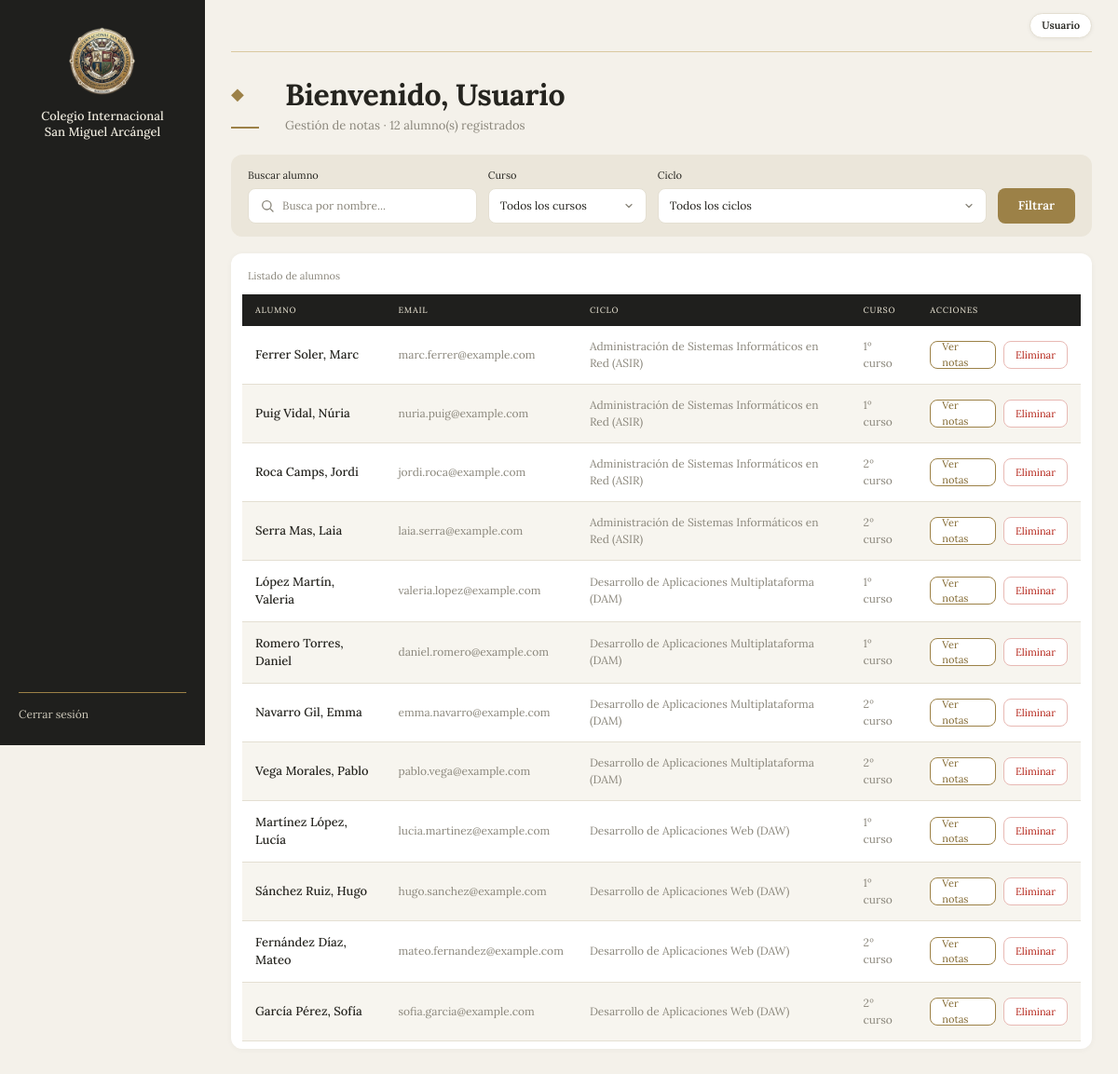
/bienvenida.php (signed in), run on the app's committed database.
### tables this page shows
CREATE TABLE alumnos (
    id        INT AUTO_INCREMENT PRIMARY KEY,
    nombre    VARCHAR(50)  NOT NULL,
    apellidos VARCHAR(100) NOT NULL,
    email     VARCHAR(100) NOT NULL UNIQUE,
    curso_id  INT NOT NULL,
    INDEX idx_apellidos (apellidos),
    FOREIGN KEY (curso_id) REFERENCES cursos(id)
);

### filtros/consultar_alumnos.php (called while the page is built, shortened)
<?php
$nombre = isset($_GET['nombre']) && is_string($_GET['nombre']) ? trim($_GET['nombre']) : '';
$condiciones = [];
$parametros = [];
$sql = 'SELECT id, nombre, apellidos, email, ciclo, curso FROM vista_alumnos'
    . ($condiciones ? ' WHERE ' . implode(' AND ', $condiciones) : '')
    . ' ORDER BY ciclo, curso, apellidos, nombre';
$stmt = $conn->prepare($sql);
$stmt->execute($parametros);
$alumnos = $stmt->fetchAll(PDO::FETCH_ASSOC);

### bienvenida.php (the view, shortened to what this page needs)
<?php
include 'conexion/conexion.php';
$userName = $_SESSION['user_name'];
include 'filtros/consultar_alumnos.php';
function e(?string $valor): string
{
    return htmlspecialchars($valor ?? '', ENT_QUOTES, 'UTF-8');
}
?>
<!DOCTYPE html>
<html lang="es">
<head>
    <link rel="stylesheet" href="css/style.css">
</head>
<body>
    <div class="app">
        <aside class="sidebar">
            <div class="sidebar__brand">
                <img class="sidebar__logo" src="img/logo_gestion_nota.png" alt="Logo del Colegio Internacional San Miguel Arcángel">
                <p class="sidebar__name">Colegio Internacional<br>San Miguel Arcángel</p>
            </div>
            <a class="sidebar__logout" href="logout.php">Cerrar sesión</a>
        </aside>
        <div class="main">
            <header class="topbar">
                <span class="user-pill"><?= e($userName) ?></span>
            </header>
            <div class="page-header">
                <div class="page-icon">&#9670;</div>
                <div>
                    <h1 class="page-title">Bienvenido, <?= e($userName) ?></h1>
                    <p class="page-subtitle">Gestión de notas · <?= count($alumnos) ?> alumno(s) registrados</p>
                </div>
            </div>
            <form class="filters" id="filtros-alumnos" method="get">
                <div class="filters__field filters__field--grow search" id="filtro-nombre">
                    <label class="filters__label" for="nombre">Buscar alumno</label>
                    <input class="input" type="search" id="nombre" name="nombre" placeholder="Busca por nombre..." value="<?= e($nombre) ?>">
                </div>
                <div class="filters__field" id="filtro-curso">
                    <label class="filters__label" for="curso">Curso</label>
                    <select class="select" id="curso" name="curso">
                        <option value="">Todos los cursos</option>
                    </select>
                </div>
                <div class="filters__field" id="filtro-ciclo">
                    <label class="filters__label" for="ciclo">Ciclo</label>
                    <select class="select" id="ciclo" name="ciclo">
                        <option value="">Todos los ciclos</option>
                    </select>
                </div>
                <button class="btn-primary" id="btn-filtrar" type="submit">Filtrar</button>
            </form>
            <section class="card">
                <div class="card__head">
                    <span>Listado de alumnos</span>
                </div>
                <?php if (!$alumnos): ?>
                    <p class="empty"><?= $nombre !== '' || $cursoSeleccionado !== '' || $cicloSeleccionado !== '' ? 'No hay alumnos que coincidan con los filtros.' : 'No hay alumnos registrados.' ?></p>
                <?php else: ?>
                    <div class="table-wrap">
                        <table class="table">
                            <thead>
                                <tr>
                                    <th>Alumno</th>
                                    <th>Email</th>
                                    <th>Ciclo</th>
                                    <th>Curso</th>
                                    <th>Acciones</th>
                                </tr>
                            </thead>
                            <tbody>
                            <?php foreach ($alumnos as $a): ?>
                                <tr>
                                    <td class="cell-name"><?= e($a['apellidos']) ?>, <?= e($a['nombre']) ?></td>
                                    <td><?= e($a['email']) ?></td>
                                    <td><?= e($a['ciclo']) ?></td>
                                    <td><?= e($a['curso']) ?></td>
                                    <td>
                                        <div class="table-actions">
                                            <a class="btn-outline" href="notas.php?idAlumno=<?= (int) $a['id'] ?>">Ver notas</a>
                                            <form method="post" action="proc/proc_alumnos.php"
                                                  onsubmit="return confirm('¿Eliminar a este alumno y todas sus notas?');">
                                                <button type="submit" class="btn-danger">Eliminar</button>
                                            </form>
                                        </div>
                                    </td>
                                </tr>
                            <?php endforeach; ?>
                            </tbody>
                        </table>
                    </div>
                <?php endif; ?>
            </section>
        </div>
    </div>
</body>
</html>

### data on the page
alumnos: apellidos "Ferrer Soler", nombre "Marc", email "marc.ferrer@example.com", ciclo "Administración de Sistemas Informáticos en Red (ASIR)", curso "1º curso"
alumnos: apellidos "Puig Vidal", nombre "Núria", email "nuria.puig@example.com", ciclo "Administración de Sistemas Informáticos en Red (ASIR)", curso "1º curso"
alumnos: apellidos "Roca Camps", nombre "Jordi", email "jordi.roca@example.com", ciclo "Administración de Sistemas Informáticos en Red (ASIR)", curso "2º curso"
alumnos: apellidos "Serra Mas", nombre "Laia", email "laia.serra@example.com", ciclo "Administración de Sistemas Informáticos en Red (ASIR)", curso "2º curso"
alumnos: apellidos "López Martín", nombre "Valeria", email "valeria.lopez@example.com", ciclo "Desarrollo de Aplicaciones Multiplataforma (DAM)", curso "1º curso"
alumnos: apellidos "Romero Torres", nombre "Daniel", email "daniel.romero@example.com", ciclo "Desarrollo de Aplicaciones Multiplataforma (DAM)", curso "1º curso"
alumnos: apellidos "Navarro Gil", nombre "Emma", email "emma.navarro@example.com", ciclo "Desarrollo de Aplicaciones Multiplataforma (DAM)", curso "2º curso"
alumnos: apellidos "Vega Morales", nombre "Pablo", email "pablo.vega@example.com", ciclo "Desarrollo de Aplicaciones Multiplataforma (DAM)", curso "2º curso"
alumnos: apellidos "Martínez López", nombre "Lucía", email "lucia.martinez@example.com", ciclo "Desarrollo de Aplicaciones Web (DAW)", curso "1º curso"
alumnos: apellidos "Sánchez Ruiz", nombre "Hugo", email "hugo.sanchez@example.com", ciclo "Desarrollo de Aplicaciones Web (DAW)", curso "1º curso"
alumnos: apellidos "Fernández Díaz", nombre "Mateo", email "mateo.fernandez@example.com", ciclo "Desarrollo de Aplicaciones Web (DAW)", curso "2º curso"
alumnos: apellidos "García Pérez", nombre "Sofía", email "sofia.garcia@example.com", ciclo "Desarrollo de Aplicaciones Web (DAW)", curso "2º curso"

### other printed values
$userName "Usuario"
count($alumnos) "12"
